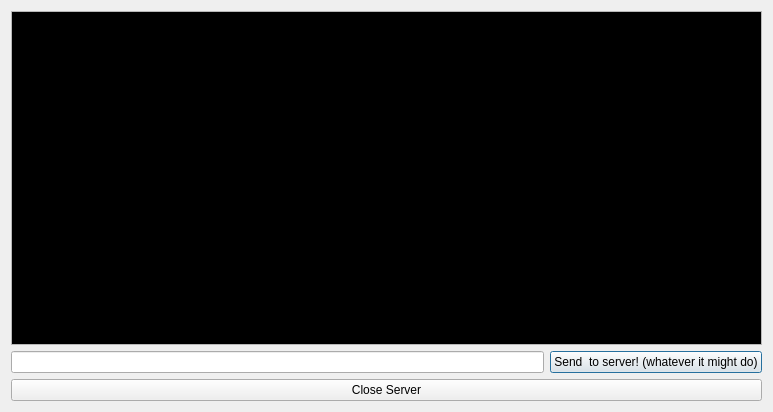
<?xml version="1.0" encoding="UTF-8"?>
<ui version="4.0">
 <class>ServerConsole</class>
 <widget class="QDialog" name="ServerConsole">
  <property name="geometry">
   <rect>
    <x>0</x>
    <y>0</y>
    <width>773</width>
    <height>412</height>
   </rect>
  </property>
  <property name="windowTitle">
   <string>Dialog</string>
  </property>
  <layout class="QVBoxLayout" name="verticalLayout">
   <item>
    <widget class="QTextBrowser" name="pTE_Console">
     <property name="enabled">
      <bool>false</bool>
     </property>
     <property name="palette">
      <palette>
       <active>
        <colorrole role="Base">
         <brush brushstyle="SolidPattern">
          <color alpha="255">
           <red>0</red>
           <green>0</green>
           <blue>0</blue>
          </color>
         </brush>
        </colorrole>
        <colorrole role="AlternateBase">
         <brush brushstyle="SolidPattern">
          <color alpha="255">
           <red>55</red>
           <green>54</green>
           <blue>54</blue>
          </color>
         </brush>
        </colorrole>
       </active>
       <inactive>
        <colorrole role="Base">
         <brush brushstyle="SolidPattern">
          <color alpha="255">
           <red>0</red>
           <green>0</green>
           <blue>0</blue>
          </color>
         </brush>
        </colorrole>
        <colorrole role="AlternateBase">
         <brush brushstyle="SolidPattern">
          <color alpha="255">
           <red>55</red>
           <green>54</green>
           <blue>54</blue>
          </color>
         </brush>
        </colorrole>
       </inactive>
       <disabled>
        <colorrole role="Base">
         <brush brushstyle="SolidPattern">
          <color alpha="255">
           <red>0</red>
           <green>0</green>
           <blue>0</blue>
          </color>
         </brush>
        </colorrole>
        <colorrole role="AlternateBase">
         <brush brushstyle="SolidPattern">
          <color alpha="255">
           <red>55</red>
           <green>54</green>
           <blue>54</blue>
          </color>
         </brush>
        </colorrole>
       </disabled>
      </palette>
     </property>
    </widget>
   </item>
   <item>
    <layout class="QHBoxLayout" name="horizontalLayout">
     <item>
      <widget class="QLineEdit" name="lineEdit"/>
     </item>
     <item>
      <widget class="QPushButton" name="pB_Submit">
       <property name="text">
        <string>Send  to server! (whatever it might do)</string>
       </property>
      </widget>
     </item>
    </layout>
   </item>
   <item>
    <widget class="QPushButton" name="pB_Close">
     <property name="text">
      <string>Close Server</string>
     </property>
    </widget>
   </item>
  </layout>
 </widget>
 <resources/>
 <connections/>
</ui>
